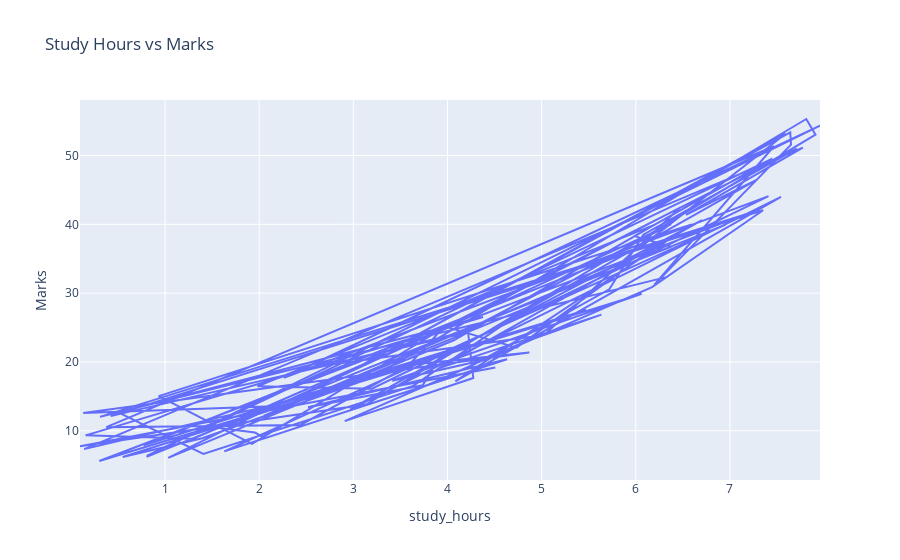

Notebook code cell kept with this figure:
### Markdown cell above
### Line plot using plotly

### Code cell
fig = px.line(student_marks, x='study_hours', y='Marks', title='Study Hours vs Marks')
fig.show()
